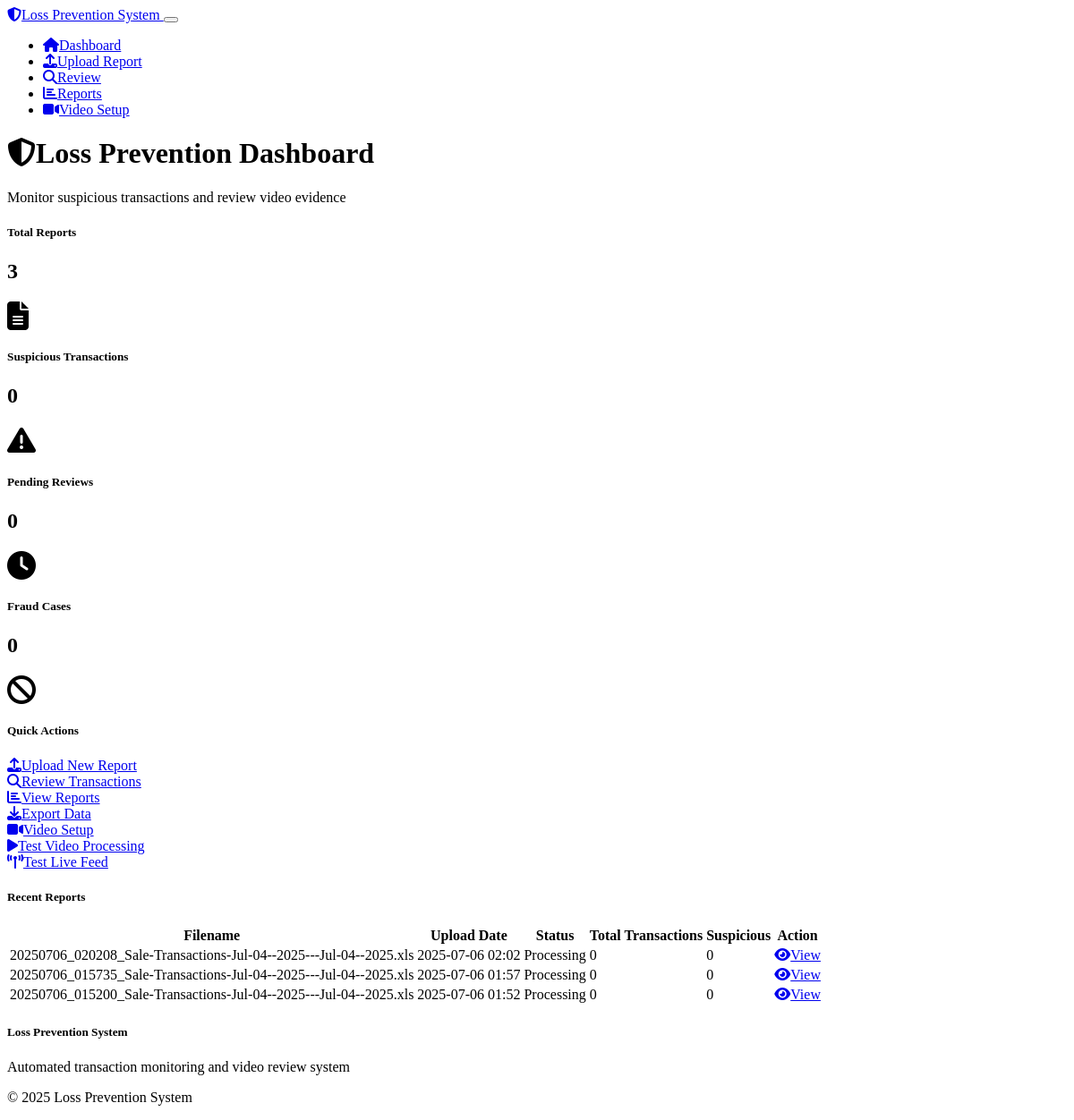
The app's page /, older data.
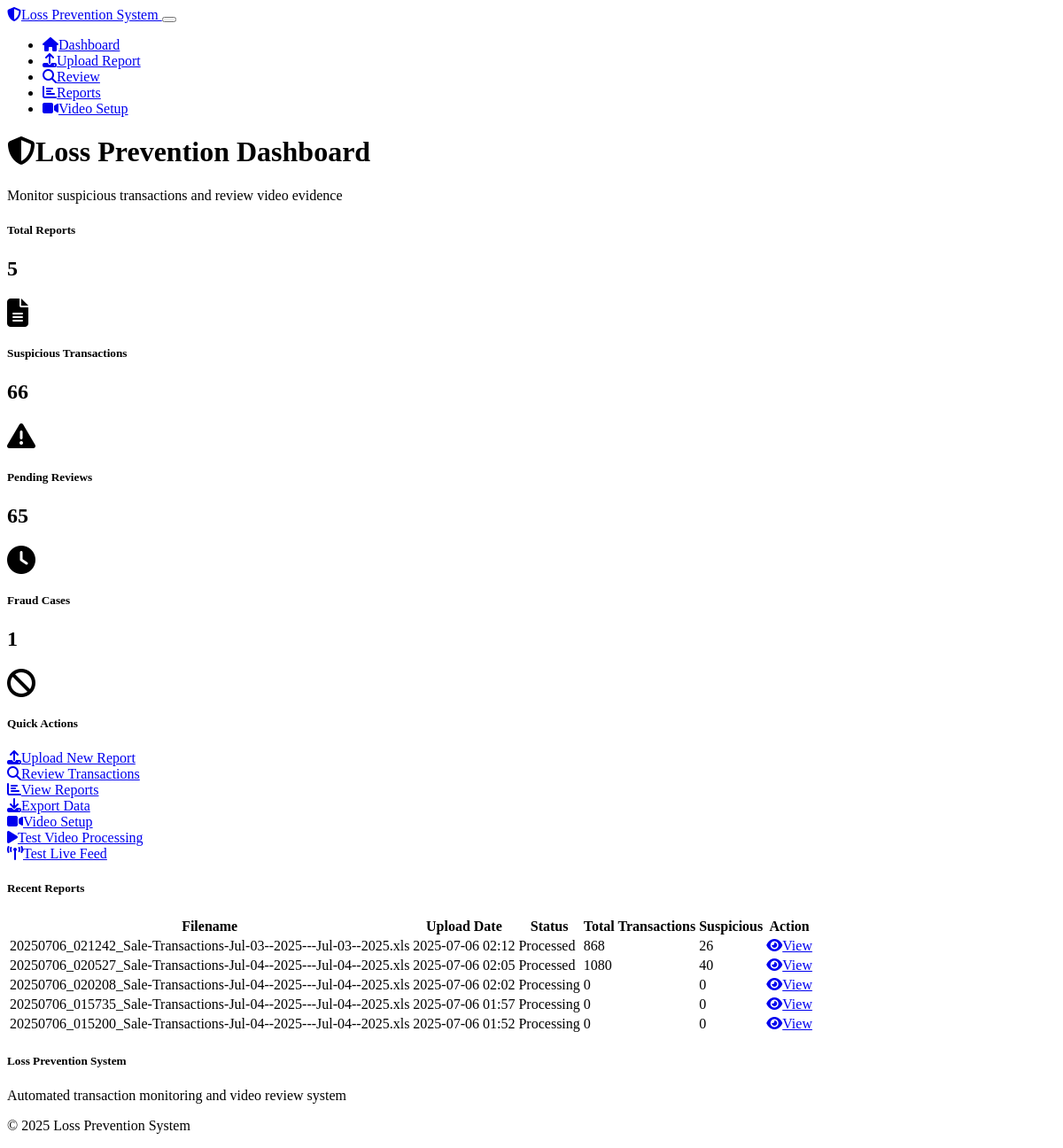
The same page, newer data.
### models.py (models this page shows)
class TransactionReport(db.Model):
    id = db.Column(db.Integer, primary_key=True)
    filename = db.Column(db.String(255), nullable=False)
    upload_date = db.Column(db.DateTime, default=datetime.utcnow)
    processed = db.Column(db.Boolean, default=False)
    total_transactions = db.Column(db.Integer, default=0)
    suspicious_transactions = db.Column(db.Integer, default=0)

### routes.py (the view)
@app.route('/')
def index():
    recent_reports = TransactionReport.query.order_by(TransactionReport.upload_date.desc()).limit(5).all()
    total_reports = TransactionReport.query.count()
    total_suspicious = SuspiciousTransaction.query.count()
    pending_reviews = SuspiciousTransaction.query.filter_by(review_status='pending').count()
    fraud_count = SuspiciousTransaction.query.filter_by(review_status='fraud').count()
    stats = {
        'total_reports': total_reports,
        'total_suspicious': total_suspicious,
        'pending_reviews': pending_reviews,
        'fraud_count': fraud_count
    }
    return render_template('index.html', recent_reports=recent_reports, stats=stats)

### templates/index.html (shortened to what the changed rows need)
{% extends "base.html" %}
{% block content %}
<div class="row">
    <div class="col-12">
        <h1><i class="fas fa-shield-alt me-2"></i>Loss Prevention Dashboard</h1>
    </div>
</div>
<div class="row mb-4">
    <div class="col-md-3 mb-3">
        <div class="card bg-primary">
            <div class="card-body">
                <div class="d-flex align-items-center">
                    <div class="flex-grow-1">
                        <h5 class="card-title text-white">Total Reports</h5>
                        <h2 class="text-white">{{ stats.total_reports }}</h2>
                    </div>
                </div>
            </div>
        </div>
    </div>
    <div class="col-md-3 mb-3">
        <div class="card bg-warning">
            <div class="card-body">
                <div class="d-flex align-items-center">
                    <div class="flex-grow-1">
                        <h5 class="card-title text-white">Suspicious Transactions</h5>
                        <h2 class="text-white">{{ stats.total_suspicious }}</h2>
                    </div>
                </div>
            </div>
        </div>
    </div>
    <div class="col-md-3 mb-3">
        <div class="card bg-info">
            <div class="card-body">
                <div class="d-flex align-items-center">
                    <div class="flex-grow-1">
                        <h5 class="card-title text-white">Pending Reviews</h5>
                        <h2 class="text-white">{{ stats.pending_reviews }}</h2>
                    </div>
                </div>
            </div>
        </div>
    </div>
    <div class="col-md-3 mb-3">
        <div class="card bg-danger">
            <div class="card-body">
                <div class="d-flex align-items-center">
                    <div class="flex-grow-1">
                        <h5 class="card-title text-white">Fraud Cases</h5>
                        <h2 class="text-white">{{ stats.fraud_count }}</h2>
                    </div>
                </div>
            </div>
        </div>
    </div>
</div>
<div class="row">
    <div class="col-12">
        <div class="card">
            <div class="card-body">
                {% if recent_reports %}
                    <div class="table-responsive">
                        <table class="table table-striped">
                            <thead>
                                <tr>
                                    <th>Filename</th>
                                    <th>Upload Date</th>
                                    <th>Status</th>
                                    <th>Total Transactions</th>
                                    <th>Suspicious</th>
                                    <th>Action</th>
                                </tr>
                            </thead>
                            <tbody>
                                {% for report in recent_reports %}
                                <tr>
                                    <td>{{ report.filename }}</td>
                                    <td>{{ report.upload_date.strftime('%Y-%m-%d %H:%M') }}</td>
                                    <td>
                                        {% if report.processed %}
                                            <span class="badge bg-success">Processed</span>
                                        {% else %}
                                            <span class="badge bg-warning">Processing</span>
                                        {% endif %}
                                    </td>
                                    <td>{{ report.total_transactions }}</td>
                                    <td>
                                        {% if report.suspicious_transactions > 0 %}
                                            <span class="badge bg-danger">{{ report.suspicious_transactions }}</span>
                                        {% else %}
                                            <span class="badge bg-success">0</span>
                                        {% endif %}
                                    </td>
                                    <td>
                                        <a href="{{ url_for('dashboard', report_id=report.id) }}" class="btn btn-sm btn-secondary">
                                            <i class="fas fa-eye me-1"></i>View
                                        </a>
                                    </td>
                                </tr>
                                {% endfor %}
                            </tbody>
                        </table>
                    </div>
                {% endif %}
            </div>
        </div>
    </div>
</div>
{% endblock %}

Row changes from the older to the newer data that the page shows:
added TransactionReport: filename "20250706_021242_Sale-Transactions-Jul-03--2025---Jul-03--2025.xls", upload_date "2025-07-06 02:12", processed "Processed", total_transactions "868", suspicious_transactions "26"
added TransactionReport: filename "20250706_020527_Sale-Transactions-Jul-04--2025---Jul-04--2025.xls", upload_date "2025-07-06 02:05", processed "Processed", total_transactions "1080", suspicious_transactions "40"
Text that changed along with them:
{{ stats.total_reports }}: "3" → "5"
{{ stats.total_suspicious }}: "0" → "66"
{{ stats.pending_reviews }}: "0" → "65"
{{ stats.fraud_count }}: "0" → "1"
